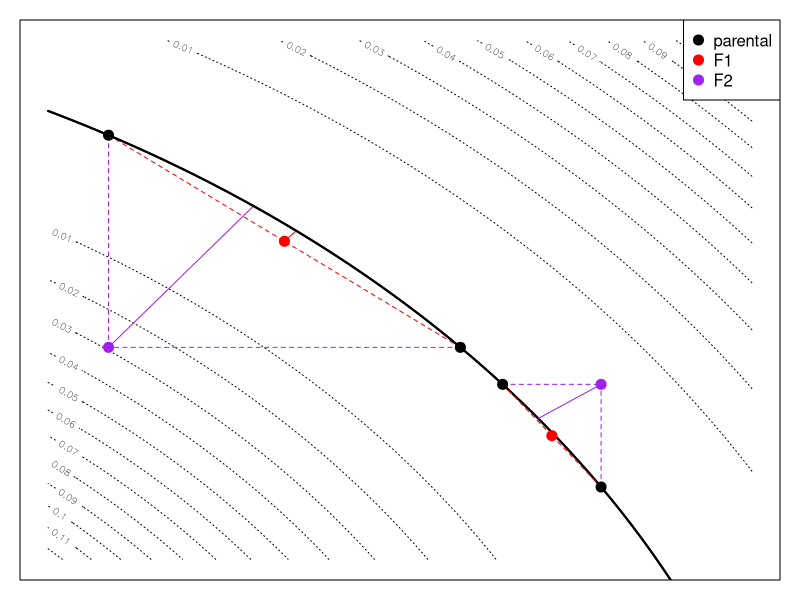

Source code (R):
# make a conceptual figure of a fitness landscape

dx <- 0.25
xx <- yy <- seq(1/sqrt(2)-dx,1/sqrt(2)+dx,length.out=100)
z <- (sqrt(outer(xx^2, yy^2, "+")) - 1.0)^2

do.plot <- function (p1, p2, add=FALSE) {
    F1 <- (p1+p2)/2
    F2 <- rbind( c(p1[1],p2[2]), c(p2[1],p1[2]) )
    proj <- function (xy) { th <- atan2(x=xy[1],y=xy[2]); c(cos(th), sin(th)) }
    if (!add) contour(xx, yy, z, lty=3, 
                      xaxt='n', yaxt='n', xlab='', ylab='')
    lines(xx, sqrt(1-xx^2), lty=1, lwd=2)
    segments(x0=c(p1[1],p2[1]), x1=c(F1[1],F1[1]), 
             y0=c(p1[2],p2[2]), y1=c(F1[2],F1[2]), 
             lty=2, col='red')
    segments(x0=c(p1[1],p2[1]), x1=c(F2[2,1],F2[2,1]), 
             y0=c(p1[2],p2[2]), y1=c(F2[2,2],F2[2,2]), 
             lty=2, col='purple')
    segments(x0=F1[1], y0=F1[2], x1=proj(F1)[1], y1=proj(F1)[2], col='red')
    segments(x0=F2[2,1], y0=F2[2,2], x1=proj(F2[2,])[1], y1=proj(F2[2,])[2], col='purple')
    points(rbind(p1,p2,F1,F2[2,]), cex=2, pch=20,
           col=c("black","black","red","purple") )
    if (!add) legend("topright", pch=20, pt.cex=2, bg='white',
                   col=c("black","red","purple"),
                   legend=c("parental", "F1", "F2"))
}

p1 <- c(0.75, sqrt(1-0.75^2))
p2 <- c(0.50, sqrt(1-0.50^2))


p3 <- c(0.78, sqrt(1-0.78^2))
p4 <- c(0.85, sqrt(1-0.85^2))

pdf(file="conceptual_fig.pdf", width=3, height=3, pointsize=10)
par(mar=c(1,1,1,1))

do.plot(p1, p2)

do.plot(p3, p4, add=TRUE)

dev.off()
